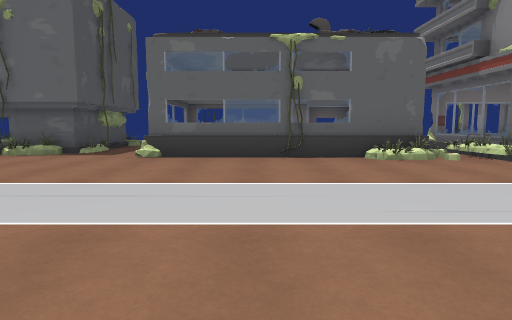
[1] (above)

17 first-person views from a walk through a scene from a Unity 3-D project. The camera is 1.3 m above the floor, tilts 6° down and sees 75° across. Doors are open. The floor is counted in squares, 2.47 m on a side. Each view is taken from the middle of a square. On the plan, view 1 faces up. The plan holds only what a view shows up to about 9 squares ahead; the rest is blank. The place goes on beyond the plan. The player is left out. Some surface patterns are stand-ins.

[2]
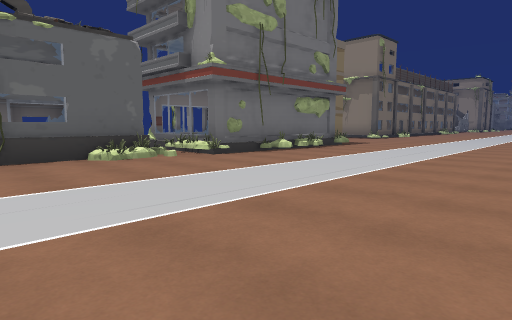

[3]
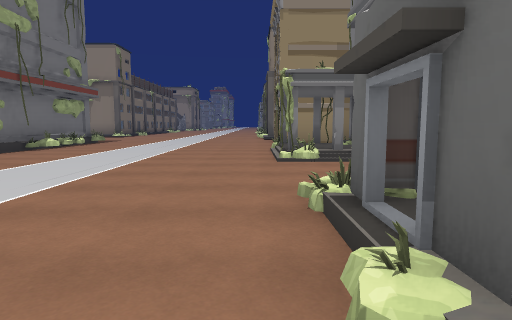

[4]
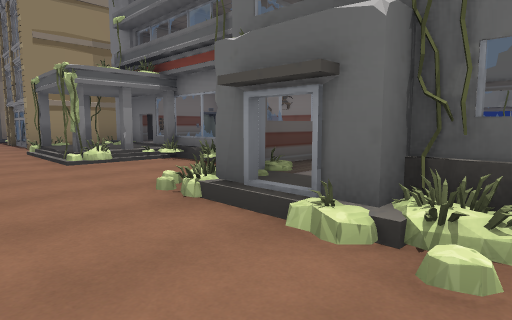

[5]
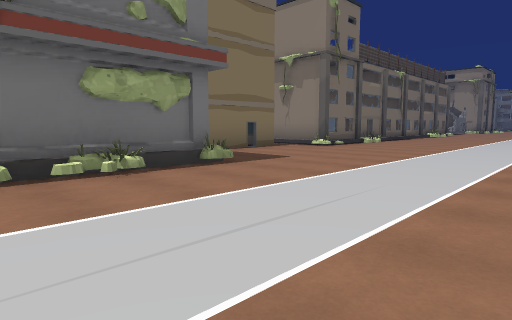

[6]
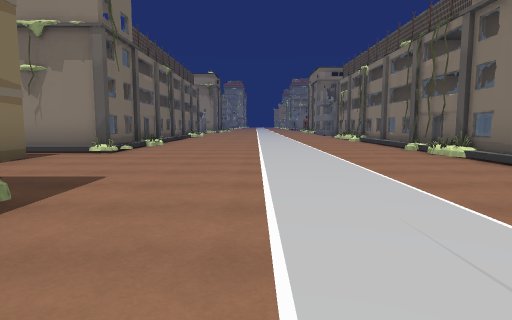

[7]
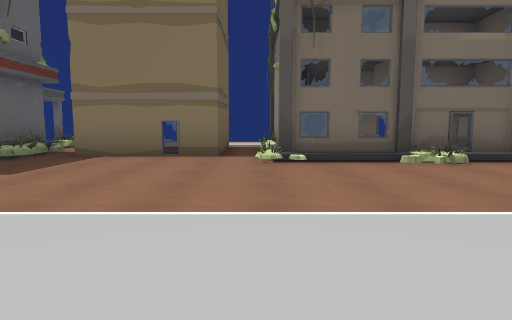

[8]
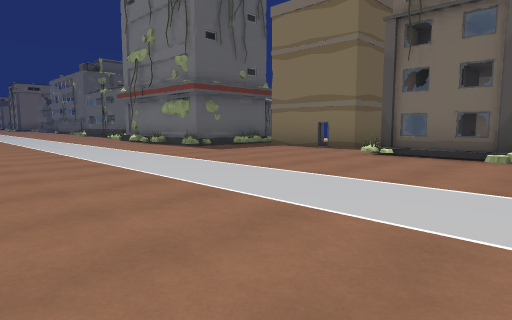

[9]
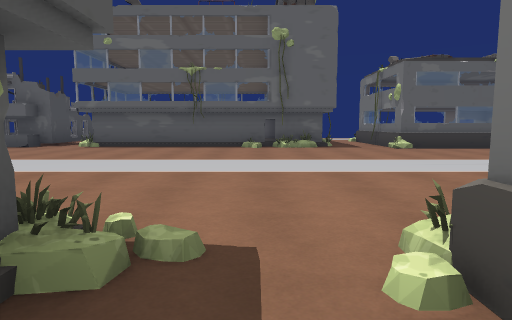

[10]
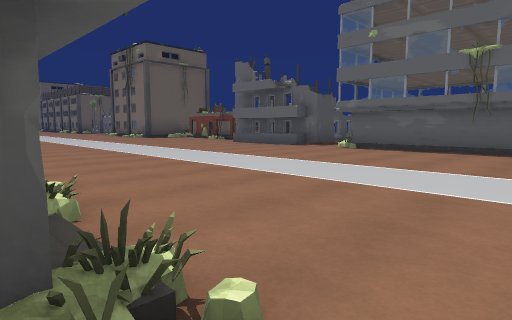

[11]
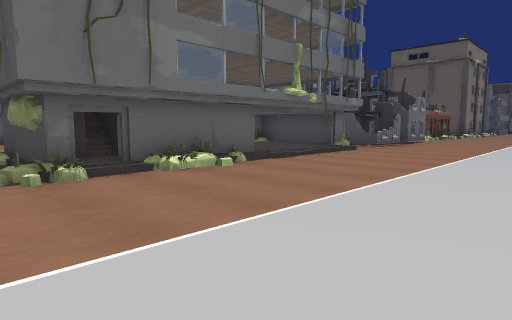

[12]
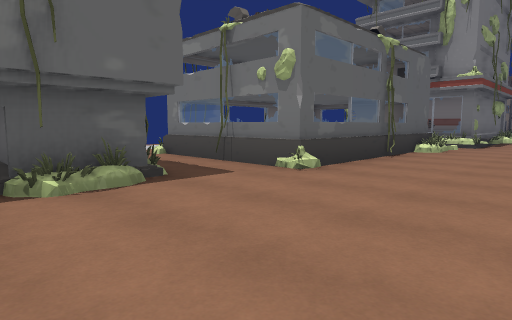

[13]
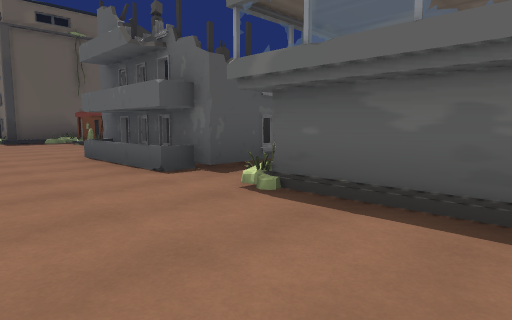

[14]
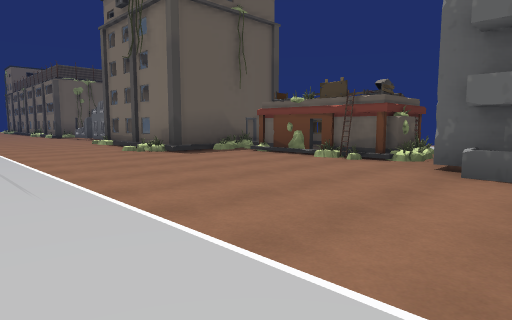

[15]
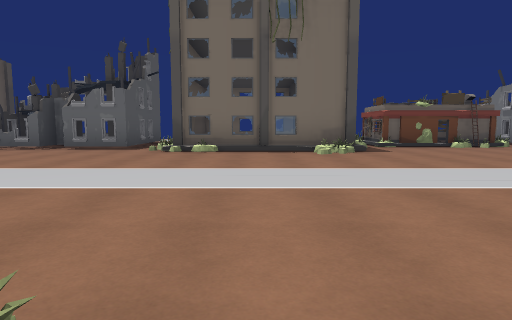

[16]
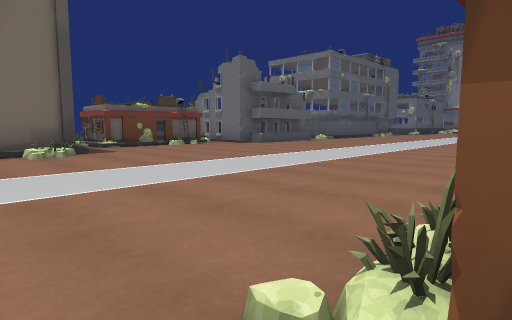

[17]
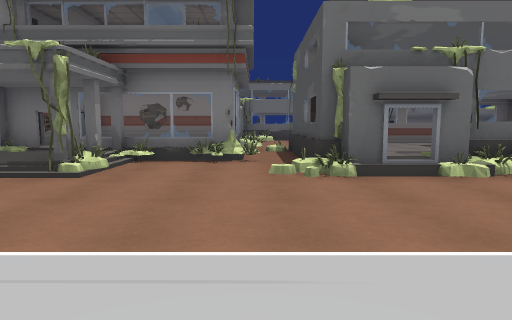

### Floor plan
Key: @ floor where view 1 was taken; # wall or solid block; x gap in a wall; . main floor; : floor 0.25 m higher than the main floor; + floor 0.5 m higher than the main floor; D open door; = window, fence, low wall or low ledge; ^ raised ledge; L ladder.
Columns run from 26 left of view 1 to 15 right of it. Each row starts with its distance up from view 1.
 10                                      ..
  9          ##D.  #       ##..#x  .##= ...#
  8 #  x ############   #####     =.### .###
  7 ###^######DL.# ###### ###   ###=#########
  6  ..######....###....###.##=####   #...#=#x
  5  ...........................#######.......
  4   ........................................
  3    .......................................
  2    .......................................
  1     ......................................
  0      .................. ..@...............
 -1       .#    #########.###x#..#+#.#=  #####
 -2               ##   ##.  ::##=###.#
 -3                #    #   ::#=  =###
 -4                       ####### ##
 -5                            .###

Positions as (right, up) in squares from view 1, and headings:
1: (0, 0), facing up
2: (0, 0), facing up-right
3: (-2, 0), facing right
4: (-2, 1), facing down-right
5: (5, 1), facing up-right
6: (6, 3), facing right
7: (12, 1), facing up
8: (15, 0), facing up-left
9: (-5, -2), facing up
10: (-5, -1), facing up-left
11: (-5, 3), facing down-left
12: (-5, 3), facing up-right
13: (-7, 4), facing up-left
14: (-12, 2), facing up-left
15: (-20, -1), facing up
16: (-20, -1), facing up-right
17: (1, 3), facing down
